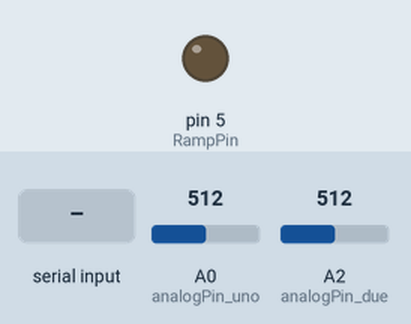
Simulated run of this sketch. Board: Arduino Uno, built with avr-gcc and run on an emulated ATmega328P. On the bench: output pins drawn as LEDs (lit = HIGH). The inputs (shaded band) are chosen by the test bench; at power-on: A0 (analogPin_uno) = 512, A2 (analogPin_due) = 512.

Above: at 1.2 s.
1.3 s: "90,45\n" received over Serial
At 11.74 s:
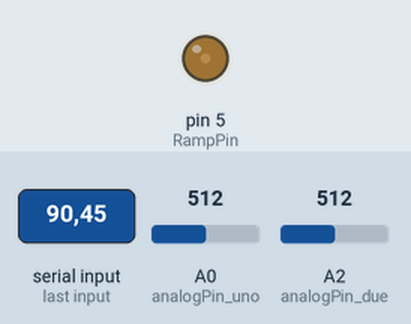
Timing chart, 0 to 16.3 s (numbered marks = the images above; inputs shaded):
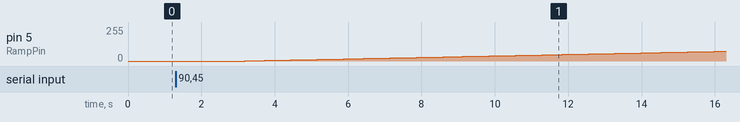

The sketch:

diodo2016.ino
```cpp
/*
Programma per la misura della caratteristica I-V del diodo.
Si utilizza un'uscita digitale PWM (pin 5) variando il duty cycle dell'onda quadra da 0% al 100% (o altro valore) lentamente.
L'onda quadra viene inviata in ingresso ad un integratore RC per ottenere una tensione continua via via crescente, cioè una rampa a scalini. Lo step è regolabile in unità di 10 ms e ad ogni step vengono effettuate due letture utilizzando gli ingressi analogici A0 e A2.
Il pin A0 digitalizza la tensione letta in uscita dal filtro (indirettamente fornisce una misura della corrente che passa nel diodo)
Il pin A2 digitalizza la tensione ai capi del diodo.
*/

const unsigned int RampPin = 5;  //pin 5 uscita pwm per generare la rampa. Questo pin viene collegato all'integratore
const unsigned int analogPin_uno=0;  //pin A0 per lettura V1
const unsigned int analogPin_due=2;  //pin A2 per lettura V2
unsigned int i=0;  //variabile che conta gli step durante la salita della rampa
int V1[256];  //array per memorizzare V1 (d.d.p, letta da analogPin_uno)
int V2[256];  //array per memorizzare V2 (d.d.p, letta da analogPin_due)
int delay_ms;  //variabile che contiene il ritardo tra due step successivi (in unita' di 10 ms)
int start=0;  //flag per dare inizio alla misura

//Inizializzazione
void setup()
{
  pinMode(RampPin, OUTPUT);  //pin pwm RampPin configurato come uscita
  Serial.begin(9600);  //inizializzazione della porta seriale
  Serial.flush(); // svuota il buffer della porta seriale
}

//Ciclo di istruzioni del programma
void loop()
{
    if (Serial.available() >0) // Controlla se il buffer seriale ha qualcosa
      {
        delay_ms = (Serial.read()-'0')*10; // Legge il byte e lo interpreta come ritardo (unita' 10 ms)
        Serial.flush(); // Svuota il buffer della seriale
	start=1; // Pone il flag start a uno
      }
  if(!start) return // solo se il flag è a uno parte l'acquisizione
    delay(500); // attende 0.5s per evitare casini
    if (start==1)
      analogWrite(RampPin,0); // all'inizio pone a 0 la RampPin per favorire scarica condensatore
    delay(1500); // attende 1.5s per scaricare condensatore
    for(i=0;i<256;i++)  //il valore che definisce il duty cycle dell'onda quadra è scrivibile su 8 bit
                         //cioè assume valori da 0-->duty cycle 0%(uscita sempre in stato LOW) a 256-->duty cycle 100% (livello costante HIGH)
      {
       analogWrite(RampPin, i); //incrementa il duty cycle di uno step
       delay(delay_ms);   //aspetta il tempo impostato
       V1[i]=analogRead(analogPin_uno);   //legge il pin analogPin_uno
       V2[i]=analogRead(analogPin_due);   //legge il pin analogPin_due
       delay(delay_ms);   //aspetta il tempo impostato
      }
     for(i=0;i<256;i++)  //nuovo ciclo che scorre gli array di dati e li scrive sulla seriale
     {
       Serial.print(V1[i]);
       Serial.print(" ");
       Serial.println(V2[i]);
     }
    start=0; // Annulla il flag
    Serial.flush(); // svuota il buffer della porta seriale
  }
```

Measured:
- after the input at 1.3 s, pin 5 (RampPin): moves from 0/255 to 73/255 over 13.0 s, starting after 1.9 s
